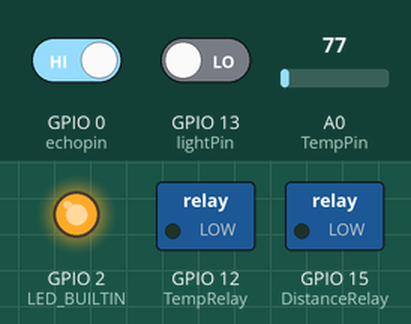
A sketch run on a simulated ESP8266 (NodeMCU). Shown: switched loads named in the sketch (green lamp = pin HIGH), output pins drawn as LEDs (lit = HIGH, except the on-board LED, lit = LOW). The inputs (shaded band) are chosen by the test bench; at power-on: GPIO 0 (echopin) HIGH, GPIO 13 (lightPin) LOW, A0 (TempPin) = 77. WiFi joins after 1.5 s; servers stay silent unless stated; the Firebase database answers and starts empty; what the sketch prints to the serial monitor is not drawn.

Above: at 2.5 s.
At 5.2 s:
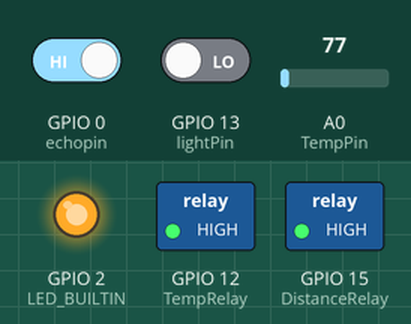
Timing chart, 0 to 7.7 s (numbered marks = the images above):
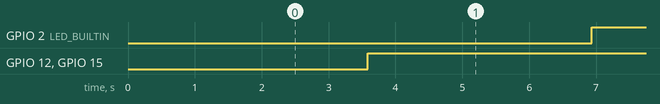

The sketch:

examen.ino
```cpp
//FirebaseESP8266.h must be included before ESP8266WiFi.h
#include "FirebaseESP8266.h"
#include <ESP8266WiFi.h>


#define FIREBASE_HOST "nave-a43fc.firebaseio.com"
#define FIREBASE_AUTH "auWoftpAzxT79qnk1G989fdspLhAFL9kKI8V2LW3"
#define WIFI_SSID "HUAWEI-5G"
#define WIFI_PASSWORD "1234567890"
#define TempRelay 12 //D0
#define DistanceRelay 15 //D2
const int echopin = 0;  //D3
#define lightPin 13 //D7
#define TempPin A0

long duracion;
int distancia;
float vref = 3.3;
float resolution = vref/1023;
float tMin,tMax,dMin,dMax;
int relCount=0;
//Define FirebaseESP8266 data object
FirebaseData firebaseData;

FirebaseJson json;
// Dependiendo del tipo de sensor

String path = "/nave-DX";
bool ent=false;

void setup()
{

  Serial.begin(9600);
  WiFi.begin(WIFI_SSID, WIFI_PASSWORD);
  Serial.print("Connecting to Wi-Fi");
  while (WiFi.status() != WL_CONNECTED)
  {
    Serial.print(".");
    delay(300);
  }
  Serial.println();
  Serial.print("Connected with IP: ");
  Serial.println(WiFi.localIP());
  Serial.println();

  Firebase.begin(FIREBASE_HOST, FIREBASE_AUTH);
  Firebase.reconnectWiFi(true);

  //Set the size of WiFi rx/tx buffers in the case where we want to work with large data.
  firebaseData.setBSSLBufferSize(1024, 1024);

  //Set the size of HTTP response buffers in the case where we want to work with large data.
  firebaseData.setResponseSize(1024);

  //Set database read timeout to 1 minute (max 15 minutes)
  Firebase.setReadTimeout(firebaseData, 1000 * 60);
  //tiny, small, medium, large and unlimited.
  //Size and its write timeout e.g. tiny (1s), small (10s), medium (30s) and large (60s).
  Firebase.setwriteSizeLimit(firebaseData, "tiny");

  /*
  This option allows get and delete functions (PUT and DELETE HTTP requests) works for device connected behind the
  Firewall that allows only GET and POST requests.

  Firebase.enableClassicRequest(firebaseData, true);
  */


  Serial.println("------------------------------------");
  Serial.println("Set double test...");

  pinMode(LED_BUILTIN,OUTPUT);
  pinMode(TempRelay,OUTPUT);

  pinMode(DistanceRelay,OUTPUT);

}


void loop()
{
  for (uint8_t i = 0; i < 100; i++)
  {
    Firebase.getFloat(firebaseData ,"/Distancia/max");
    dMax=firebaseData.stringData().toFloat();
    Firebase.getFloat(firebaseData ,"/Distancia/min");
    dMin=firebaseData.stringData().toFloat();
    Firebase.getFloat(firebaseData ,"/Temperature/max");
    tMax=firebaseData.stringData().toFloat();
    Firebase.getFloat(firebaseData ,"/Temperature/min");
    tMin=firebaseData.stringData().toFloat();
   int lightValue=digitalRead(lightPin);  //Lectura de la luz en digital en pin D7

  float temperature = analogRead(TempPin); //lectura de la temperatura con lm35 en A0
  temperature = (temperature*resolution);
  temperature = temperature*100;

   duracion = pulseIn(echopin, HIGH);  //Lectura de la distancia en D3
  distancia= duracion*0.034/2;


    Firebase.setFloat(firebaseData, "/Temperature/value", temperature);
    Firebase.setFloat(firebaseData, "/Distancia/value", distancia);
    Firebase.setFloat(firebaseData, "/Light_V/value", lightValue);

    relCount=0;


    if( temperature<=tMin||temperature>=tMax){
      digitalWrite(TempRelay,HIGH);

    }else{
      digitalWrite(TempRelay,LOW);
    }

    if(distancia<=dMin||distancia>=dMax){
      digitalWrite(DistanceRelay,HIGH);

    }else{
      digitalWrite(DistanceRelay,LOW);
    }


    if(digitalRead(TempRelay)==1){
      relCount++;
    }

    if(digitalRead(DistanceRelay)==1){
      relCount++;
    }

    Firebase.setInt(firebaseData, "/Relay", relCount);

    if(  distancia<=dMin||distancia>=dMax|| temperature<=tMin||temperature>=tMax){

            digitalWrite(LED_BUILTIN,LOW);
        if(ent){
            digitalWrite(LED_BUILTIN,HIGH);
          ent=false;
          break;
        }
        ent=true;
    }else{
            digitalWrite(LED_BUILTIN,HIGH);

    }

  delay(1000);
  }

}
```

Measured:
- by itself, GPIO 2 (LED_BUILTIN): alternates HIGH for 2.2 s and LOW for 3.2 s
- by itself, GPIO 12 (TempRelay), GPIO 15 (DistanceRelay): LOW → HIGH at 3.6 s
